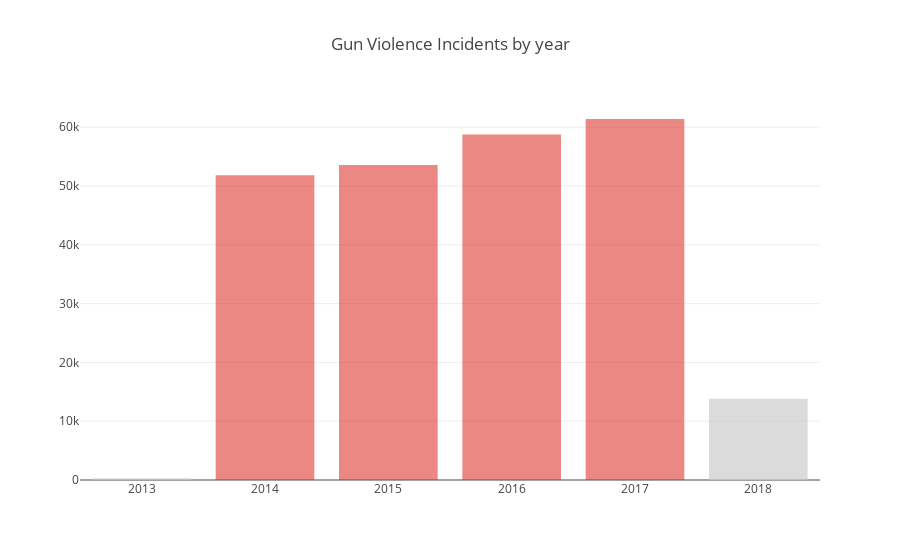

The notebook cell this image was saved under:
### Code cell
x1 = year_stat.index.tolist()
y1 = year_stat.values.tolist()
trace1 = go.Bar(x = x1, y = y1, name = 'year count', opacity = 0.7,
                marker = dict(
                    color = ['rgba(222,45,38,0.8)', 'rgba(222,45,38,0.8)', 'rgba(222,45,38,0.8)',
                             'rgba(222,45,38,0.8)', 'rgba(204,204,204,1)', 'rgba(204,204,204,1)']))
layout = go.Layout(title = 'Gun Violence Incidents by year')
fig = go.Figure(data = [trace1], layout = layout)
iplot(fig)

### Figure 1 — Plotly figure (JSON) as saved in the notebook; plotly's stock layout.template omitted (floating-point values rounded to 4 significant figures)
{"data": [{"marker": {"color": ["rgba(222,45,38,0.8)", "rgba(222,45,38,0.8)", "rgba(222,45,38,0.8)", "rgba(222,45,38,0.8)", "rgba(204,204,204,1)", "rgba(204,204,204,1)"]}, "name": "year count", "opacity": 0.7, "type": "bar", "uid": "df360e12-aa49-4d37-a967-c2b7ce242034", "x": [2017, 2016, 2015, 2014, 2018, 2013], "y": [61401, 58763, 53579, 51854, 13802, 278]}], "layout": {"title": "Gun Violence Incidents by year"}}
